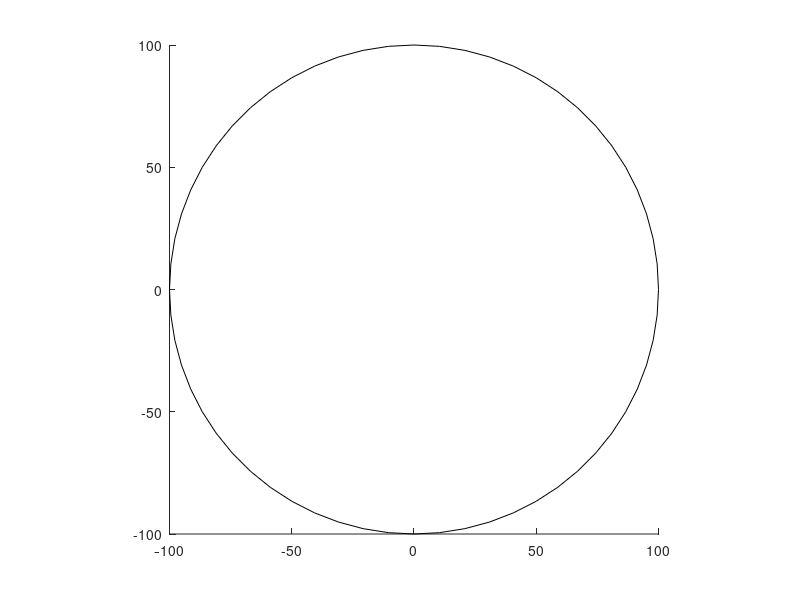

This chart was generated by the following MATLAB code: (Note: this script raises an error after producing the figure.)
% Random walk inside circle using continuous random variables
clc;
close all;
clear;

stepsPerWalk = [];
numberOfWalks = 100;

% Plotting a circle
startingXpos = 0;
startingYpos = 0;
radius = 100;
diameter = radius*2;
px = startingXpos - radius;
py = startingYpos - radius;
rectangle('Position',[px, py, diameter, diameter],'Curvature',[1 1])
axis square;
hold on;

for m = 1 : numberOfWalks
    angle1=degtorad(360*rand(1));
    angle2=degtorad(360*rand(1));
    pos1=100*rand(1);
    pos2=100*rand(1);
    x_t_1(1)=pos1*sin(angle1);
    y_t_1(1)=pos1*cos(angle1);
    x_t_2(1)=pos2*sin(angle2);
    y_t_2(1)=pos2*cos(angle2);
    n= 1;
    while sqrt((x_t_1(n)-x_t_2(n))^2+(y_t_1(n)-y_t_2(n))^2)>=1
        ang1 = degtorad(360*rand(1));
        stepSize1 = 1*rand(1);
        dist_rad_1=sqrt((x_t_1(n) + stepSize1*sin(ang1))^2+(y_t_1(n) + stepSize1*cos(ang1))^2);
        if dist_rad_1<100
            x_t_1(n+1) = x_t_1(n) + stepSize1*sin(ang1);
            y_t_1(n+1) = y_t_1(n) + stepSize1*cos(ang1);
        else
            x_t_1(n+1)=x_t_1(n);
            y_t_1(n+1)=y_t_1(n);
        end
         
        ang2 = degtorad(360*rand(1));
        stepSize2 = 1*rand(1);
        dist_rad_2=sqrt((x_t_2(n) + stepSize2*sin(ang2))^2+(y_t_2(n) + stepSize2*cos(ang2))^2);
        if dist_rad_2<100
            x_t_2(n+1) = x_t_2(n) + stepSize2*sin(ang2);
            y_t_2(n+1) = y_t_2(n) + stepSize2*cos(ang2);
        else
            x_t_2(n+1)=x_t_2(n);
            y_t_2(n+1)=y_t_2(n);
        end
        n=n+1;
    end
    stepsPerWalk(m)=n;
    plot(x_t_1, y_t_1, 'LineWidth', 2);
    plot(x_t_2,y_t_2,'LineWidth',2);
  	hold on
  	drawnow;
end
grid on
meansteps=mean(stepsPerWalk)
